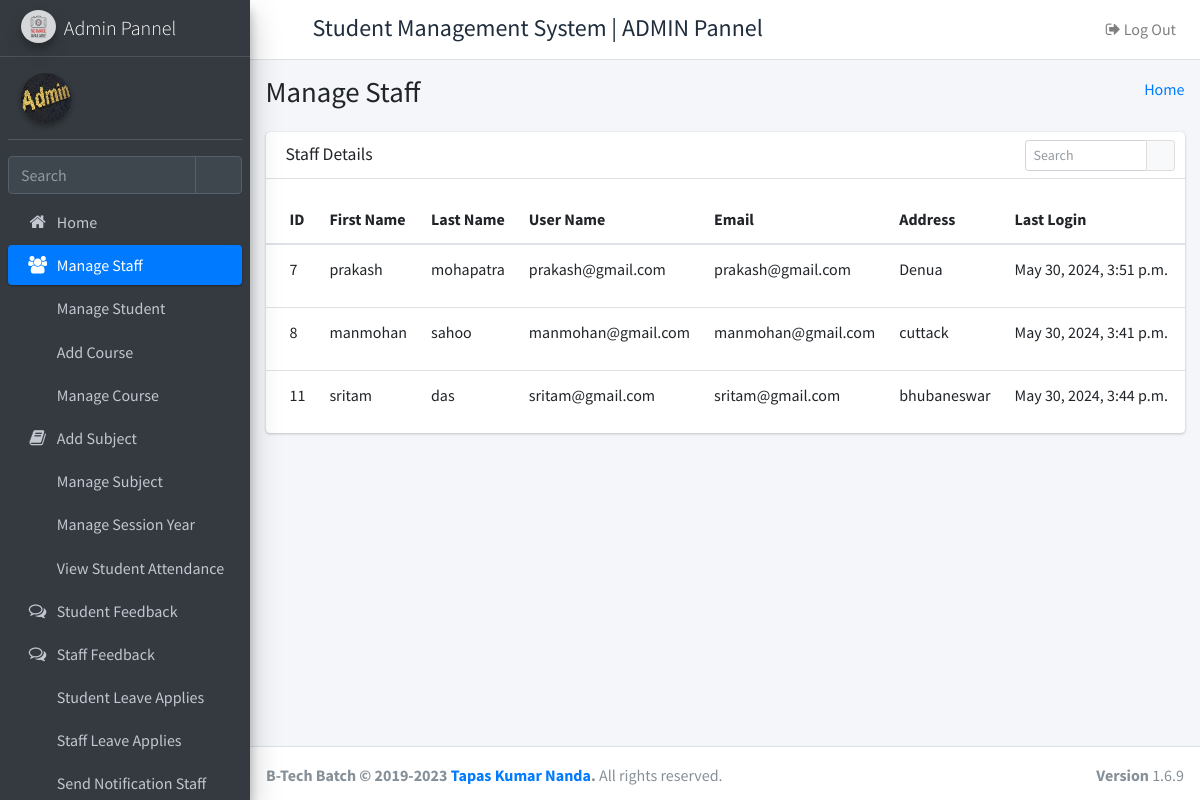
The app's page /manage_staff/ with its own data.
### app/models.py (models this page shows)
class Staff(models.Model):
    id = models.AutoField(primary_key=True)
    admin = models.OneToOneField(CustomUser,on_delete = models.CASCADE)
    address = models.TextField()
    created_at = models.DateTimeField(auto_now_add = True)
    updated_at = models.DateTimeField(auto_now_add = True)
    fcm_token = models.TextField(default = "")
    objects = models.Manager()

class CustomUser(AbstractUser):
    TYPES = (
        (1,'HOD'),
        (2,'Staff'),
        (3,'Student')
    )
    user_type = models.CharField(default = 1,choices = TYPES,max_length = 10)

### app/HOD_VIEWS.py (the view)
# urls.py: path('manage_staff/',HOD_VIEWS.MANAGE_STAFF,name="manage_staff"),
def MANAGE_STAFF(request):
    staffs = Staff.objects.all()
    data={'staffs':staffs}
    return render(request,'hod_template/manage_staff.html',data)

### templates/hod_template/manage_staff.html (shortened to what this page needs)
{% extends 'hod_template/base_template.html' %}
{% block page_title %}
Manage Staff
{% endblock page_title %}
{% load static %}
{% block main_content %}
<section class="content">
    <div class="container-fluid">
        <div class="row">
            <div class="col-12">
                <div class="card">
                    <div class="card-header">
                        <h3 class="card-title">Staff Details</h3>
                        <div class="card-tools">
                            <div class="input-group input-group-sm" style="width: 150px;">
                                <input type="text" name="table_search" class="form-control float-right"
                                    placeholder="Search">
                                <div class="input-group-append">
                                    <button type="submit" class="btn btn-default">
                                        <i class="fas fa-search"></i>
                                    </button>
                                </div>
                            </div>
                        </div>
                    </div>
                    <div class="card-body table-responsive p-0">
                        <table class="table table-hover text-nowrap">
                            <thead>
                                <tr>
                                    <th>ID</th>
                                    <th>First Name</th>
                                    <th>Last Name</th>
                                    <th>User Name</th>
                                    <th>Email</th>
                                    <th>Address</th>
                                    <th>Last Login</th>
                                    <th>Date Joined</th>
                                </tr>
                            </thead>
                            <tbody>
                                {% for staff in staffs %}
                                <tr>
                                    <td>{{staff.admin.id}}</td>
                                    <td>{{staff.admin.first_name}}</td>
                                    <td>{{staff.admin.last_name}}</td>
                                    <td>{{staff.admin.username}}</td>
                                    <td>{{staff.admin.email}}</td>
                                    <td>{{staff.address}}</td>
                                    <td>{{staff.admin.last_login}}</td>
                                    <td>{{staff.admin.date_joined}}</td>
                                </tr>
                                {% endfor %}
                            </tbody>
                        </table>
                    </div>
                </div>
            </div>
        </div>
    </div>
</section>
{% endblock main_content %}

### templates/hod_template/base_template.html (shortened to what this page needs)
{% load static %}
<!DOCTYPE html>
<html lang="en">
<head>
  <link rel="stylesheet" href="{% static 'plugins/fontawesome-free/css/all.min.css' %}">
  <link rel="stylesheet" href="https://code.ionicframework.com/ionicons/2.0.1/css/ionicons.min.css">
  <link rel="stylesheet" href="{% static 'plugins/tempusdominus-bootstrap-4/css/tempusdominus-bootstrap-4.min.css' %}">
  <link rel="stylesheet" href="{% static 'plugins/icheck-bootstrap/icheck-bootstrap.min.css' %}">
  <link rel="stylesheet" href="{% static 'plugins/jqvmap/jqvmap.min.css' %}">
  <link rel="stylesheet" href="{% static 'dist/css/adminlte.min.css' %}">
  <link rel="stylesheet" href="{% static 'plugins/overlayScrollbars/css/OverlayScrollbars.min.css' %}">
  <link rel="stylesheet" href="{% static 'plugins/daterangepicker/daterangepicker.css' %}">
  <link rel="stylesheet" href="{% static 'plugins/summernote/summernote-bs4.min.css' %}">
  <link rel="stylesheet" href="https://cdnjs.cloudflare.com/ajax/libs/font-awesome/4.7.0/css/font-awesome.min.css">
</head>
<body class="hold-transition sidebar-mini layout-fixed">
<div class="wrapper">
  <nav class="main-header navbar navbar-expand navbar-white navbar-light">
    <ul class="navbar-nav">
      <li class="nav-item">
        <a class="nav-link" data-widget="pushmenu" href="#" role="button"><i class="fas fa-bars"></i></a>
      </li>
    </ul>
    <h4 style="margin-left: 10px; margin-top: 6px;">Student Management System | ADMIN Pannel</h4>
    <ul class="navbar-nav ml-auto">
      <li class="nav-item">
        <a class="nav-link" href="{% url 'logout_user' %}">
          <i class="fa fa-sign-out" aria-hidden="true"></i>
          Log Out
        </a>
      </li>
    </ul>
  </nav>
  {% include 'hod_template/sidebar_template.html' with user=user id=id %}
<div class="content-wrapper">
  <div class="content-header">
    <div class="container-fluid">
      <div class="row mb-2">
        <div class="col-sm-6">
          <h1 class="m-0">
            {% block page_title %}
            {% endblock page_title %}
          </h1>
        </div>
        <div class="col-sm-6">
          <ol class="breadcrumb float-sm-right">
            <li class="breadcrumb-item"><a href="{% url 'admin_home' %}">Home</a></li>
          </ol>
        </div>
      </div>
    </div>
  </div>
    {% block main_content %}
    {% endblock main_content %}
  </div>
  {% include 'hod_template/footer.html' %}
</div>
</body>
</html>

### templates/hod_template/sidebar_template.html (shortened to what this page needs)
{% load static %}
<aside class="main-sidebar sidebar-dark-primary elevation-4">
    <a href="" class="brand-link">
      <img src="{% static 'dist/img/no_img.jpeg' %}" alt="AdminLTE Logo" class="brand-image img-circle elevation-3" style="opacity: .8">
      <span class="brand-text font-weight-light">Admin Pannel</span>
    </a>
    <div class="sidebar">
      <div class="user-panel mt-3 pb-3 mb-3 d-flex">
        <div class="image">
          <img src="{% static 'dist/img/admin_image.jpeg' %}" class="img-circle elevation-2" style="border-radius: 50%; height: 50px; width: 50px;" alt="User Image">
        </div>
        <div class="info mt-2">
        </div>
      </div>
      <div class="form-inline">
        <div class="input-group" data-widget="sidebar-search">
          <input class="form-control form-control-sidebar" type="search" placeholder="Search" aria-label="Search">
          <div class="input-group-append">
            <button class="btn btn-sidebar">
              <i class="fas fa-search fa-fw"></i>
            </button>
          </div>
        </div>
      </div>
      <nav class="mt-2">
        <ul class="nav nav-pills nav-sidebar flex-column" data-widget="treeview" role="menu" data-accordion="false">
           <li class="nav-item">
            {% url 'admin_home' as admin_home %}
            <a href="{{ admin_home }}" class="nav-link {% if request.path == add_staff %} active {% endif %}">
              <i class="nav-icon 	fa fa-home"></i>
              <p>
                Home
              </p>
            </a>
          </li>
          <li class="nav-item">
            {% url 'manage_staff' as manage_staff %}
            {% url 'edit_staff' staff_id=id as edit_staff %}
            <a href="{{manage_staff}}" class="nav-link {% if request.path == manage_staff %} active {% endif %} {% if request.path == edit_staff %} active {% endif %}">
              <i class="nav-icon fas fa fa-group"></i>
              <p>
                Manage Staff
              </p>
            </a>
          </li>
          <li class="nav-item">
            {% url 'manage_student' as manage_student %}
            {% url 'edit_student' student_id=id as edit_student %}
            <a href="{{manage_student}}" class="nav-link {% if request.path == manage_student %} active {% endif %} {% if request.path == edit_student %} active {% endif %}">
              <i class="nav-icon fas fa-user-friends"></i>
              <p>
                Manage Student
              </p>
            </a>
          </li>
          <li class="nav-item">
            {% url 'add_course' as add_course %}
            <a href="{{add_course}}" class="nav-link {% if request.path == add_course %} active {% endif %}">
              <i class="nav-icon 	fas fa-graduation-cap"></i>
              <p>
                Add Course
              </p>
            </a>
          </li>
          <li class="nav-item">
            {% url 'manage_course' as manage_course %}
            {% url 'edit_course' course_id=id as edit_course %}
            <a href="{{manage_course}}" class="nav-link {% if request.path == manage_course %} active {% endif %} {% if request.path == edit_course %} active {% endif %}">
              <i class="nav-icon 	fas fa-graduation-cap"></i>
              <p>
                Manage Course
              </p>
            </a>
          </li>
          <li class="nav-item">
            {% url 'add_subject' as add_subject %}
            <a href="{{add_subject}}" class="nav-link {% if request.path == add_subject %} active {% endif %}">
              <i class="nav-icon fa fa-book"></i>
              <p>
                Add Subject
              </p>
            </a>
          </li>
          <li class="nav-item">
            {% url 'manage_subject' as manage_subject %}
            {% url 'edit_subject' subject_id=id as edit_subject %}
            <a href="{{manage_subject}}" class="nav-link {% if request.path == manage_subject %} active {% endif %} {% if request.path == edit_subject %} active {% endif %}">
              <i class="nav-icon fas fa-book-open"></i>
              <p>
                Manage Subject
              </p>
            </a>
          </li>
          <li class="nav-item">
            {% url 'manage_session' as manage_session %}
            <a href="{{manage_session}}" class="nav-link {% if request.path == manage_session %} active {% endif %}">
              <i class="nav-icon 	fas fa-chalkboard-teacher"></i>
              <p>
                Manage Session Year
              </p>
            </a>
          </li>
          <li class="nav-item">
            {% url 'hod_view_attendance' as hod_view_attendance %}
            <a href="{{ hod_view_attendance }}" class="nav-link {% if request.path == hod_view_attendance %} active {% endif %}">
              <i class="nav-icon 	fas fa-calendar-alt"></i>
              <p>
                View Student Attendance
              </p>
            </a>
          </li>
          <li class="nav-item">
            {% url 'student_feedback' as student_feedback %}
            <a href="{{ student_feedback }}" class="nav-link {% if request.path == student_feedback %} active {% endif %}">
              <i class="nav-icon fa fa-comments-o"></i>
              <p>
                Student Feedback
              </p>
            </a>
          </li>
          <li class="nav-item">
            {% url 'staff_feedback' as staff_feedback %}
            <a href="{{ staff_feedback }}" class="nav-link {% if request.path == staff_feedback %} active {% endif %}">
              <i class="nav-icon fa fa-comments-o"></i>
              <p>
                Staff Feedback
              </p>
            </a>
          </li>
          <li class="nav-item">
            {% url 'student_leave_view' as student_leave_view %}
            <a href="{{ student_leave_view }}" class="nav-link {% if request.path == student_leave_view %} active {% endif %}">
              <i class="nav-icon fas fa-envelope"></i>
              <p>
                Student Leave Applies
              </p>
            </a>
          </li>
          <li class="nav-item">
            {% url 'staff_leave_view' as staff_leave_view %}
            <a href="{{ staff_leave_view }}" class="nav-link {% if request.path == staff_leave_view %} active {% endif %}">
              <i class="nav-icon fas fa-envelope"></i>
              <p>
                Staff Leave Applies
              </p>
            </a>
          </li>
          <li class="nav-item">
            {% url 'send_notification_staff' as send_notification_staff %}
            {% url 'send_notification_staff_save' staff_id=id as send_notification_staff_save %}
            <a href="{{send_notification_staff}}" class="nav-link {% if request.path == send_notification_staff %} active {% endif %} {% if request.path == send_notification_staff_save %} active {% endif %}">
              <i class="nav-icon fas fa-bell"></i>
              <p>
                Send Notification Staff
              </p>
            </a>
          </li>
        </ul>
      </nav>
    </div>
  </aside>

### templates/hod_template/footer.html
{% load static %}
<footer class="main-footer">
    <strong>B-Tech Batch &copy; 2019-2023 <a href="https://www.linkedin.com/in/rajesh-padhihary">Tapas Kumar Nanda</a>.</strong>
    All rights reserved.
    <div class="float-right d-none d-sm-inline-block">
      <b>Version</b> 1.6.9
    </div>
  </footer>

### records on screen
Staff: admin.id "7", admin.first_name "prakash", admin.last_name "mohapatra", admin.username "prakash@gmail.com", admin.email "prakash@gmail.com", address "Denua", admin.last_login "May 30, 2024, 3:51 p.m."
Staff: admin.id "8", admin.first_name "manmohan", admin.last_name "sahoo", admin.username "manmohan@gmail.com", admin.email "manmohan@gmail.com", address "cuttack", admin.last_login "May 30, 2024, 3:41 p.m."
Staff: admin.id "11", admin.first_name "sritam", admin.last_name "das", admin.username "sritam@gmail.com", admin.email "sritam@gmail.com", address "bhubaneswar", admin.last_login "May 30, 2024, 3:44 p.m."
